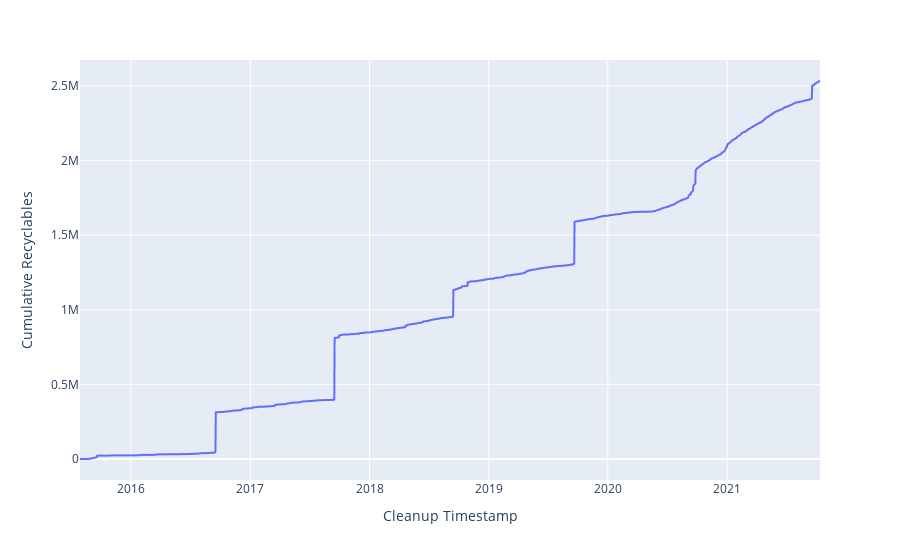

Here is the notebook cell this chart was saved with:
### Code cell
recyclables_fig = px.line(Tides_and_Blue_Bucket_group_by_date, x="Cleanup Timestamp", y="Cumulative Recyclables")
recyclables_fig.show()

#TODO: ADD A TITLE

### Figure 1 — Plotly figure (JSON) as saved in the notebook; plotly's stock layout.template omitted (floating-point values rounded to 4 significant figures; data arrays with more than 128 entries replaced by an {"elided": "..."} marker saying what was removed)
{"data": [{"hovertemplate": "Cleanup Timestamp=%{x}<br>Cumulative Recyclables=%{y}<extra></extra>", "legendgroup": "", "line": {"color": "#636efa", "dash": "solid"}, "marker": {"symbol": "circle"}, "mode": "lines", "name": "", "showlegend": false, "type": "scattergl", "x": {"elided": "1810 str values"}, "xaxis": "x", "y": {"elided": "1810 int values"}, "yaxis": "y"}], "layout": {"legend": {"tracegroupgap": 0}, "margin": {"t": 60}, "xaxis": {"anchor": "y", "domain": [0, 1], "title": {"text": "Cleanup Timestamp"}}, "yaxis": {"anchor": "x", "domain": [0, 1], "title": {"text": "Cumulative Recyclables"}}}}
